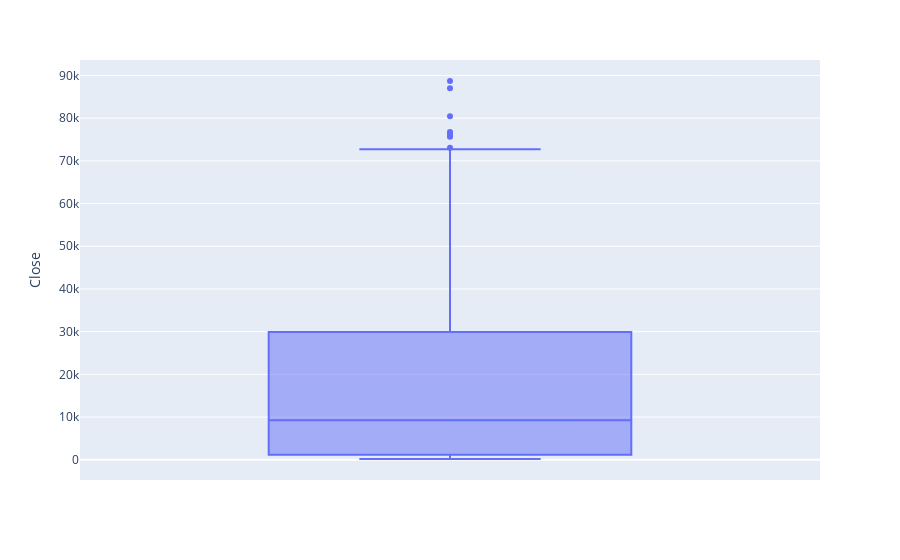

Write notebook code for a chart like this one.
### Code cell
px.box(df, y='Close')

### Figure 1 — Plotly figure (JSON) as saved in the notebook; plotly's stock layout.template omitted (floating-point values rounded to 4 significant figures; data arrays with more than 128 entries replaced by an {"elided": "..."} marker saying what was removed)
{"data": [{"alignmentgroup": "True", "hovertemplate": "Close=%{y}<extra></extra>", "legendgroup": "", "marker": {"color": "#636efa"}, "name": "", "notched": false, "offsetgroup": "", "orientation": "v", "showlegend": false, "type": "box", "x0": " ", "xaxis": "x", "y": {"elided": "3710 float values"}, "y0": " ", "yaxis": "y"}], "layout": {"autosize": true, "boxmode": "group", "legend": {"tracegroupgap": 0}, "margin": {"t": 60}, "xaxis": {"anchor": "y", "autorange": true, "domain": [0, 1], "range": [-0.5, 0.5], "type": "category"}, "yaxis": {"anchor": "x", "autorange": true, "domain": [0, 1], "range": [-4740.0, 93620.0], "title": {"text": "Close"}, "type": "linear"}}}
